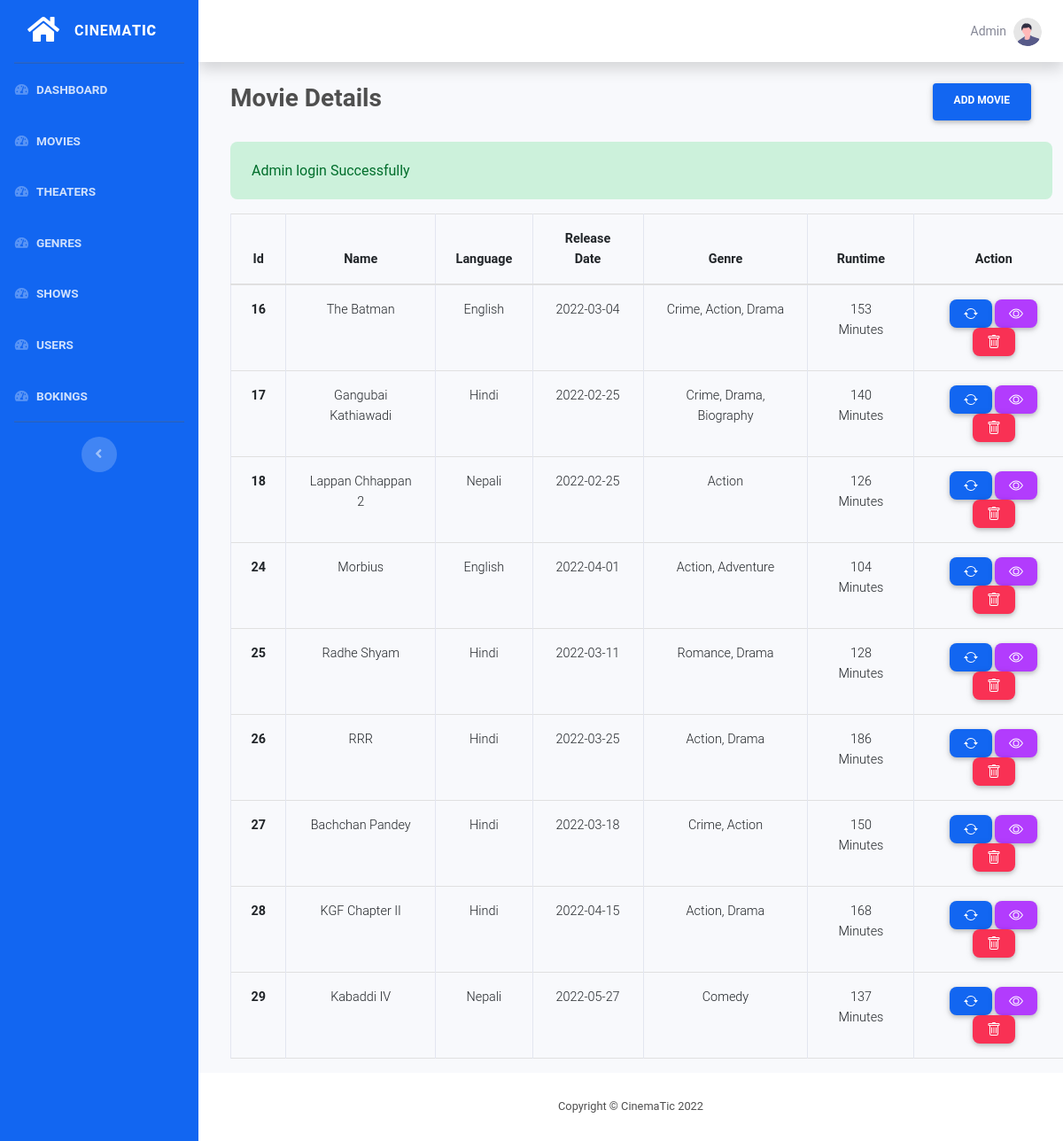
Page /admin/movie/index.php (signed in) on the committed database.
### tables this page shows
CREATE TABLE `movie` (
  `id` int(11) NOT NULL,
  `name` varchar(100) NOT NULL,
  `language` varchar(10) NOT NULL,
  `release_date` date NOT NULL,
  `image` varchar(200) DEFAULT NULL,
  `image_cover` varchar(200) NOT NULL,
  `runtime` varchar(10) DEFAULT NULL
);

CREATE TABLE `genre_movie` (
  `id` int(11) NOT NULL,
  `genre_id` int(11) NOT NULL,
  `movie_id` int(11) NOT NULL
);

CREATE TABLE `genre` (
  `id` int(11) NOT NULL,
  `name` varchar(30) NOT NULL
);

### functions/functions.php (called while the page is built, shortened)
<?php
function hasSuccess()
{
    return !empty($_SESSION['success']);
}
function getSuccess()
{
    $msg = $_SESSION['success'] ?? '';
    return $msg;
}

### functions/db.php (called while the page is built, shortened)
<?php
function pdo()
{
    $dbhost = "localhost";
    $dbname = "mtbs";
    $dbuser = "root";
    $dbpass = "";
    $options = [
        PDO::ATTR_DEFAULT_FETCH_MODE => PDO::FETCH_ASSOC
    ];
    $dsn = "mysql:host=" . $dbhost . ";dbname=" . $dbname;
    try {
        $pdo = new PDO($dsn, $dbuser, $dbpass, $options);
    } catch (PDOException $e) {
        die("Cannot Connect to Database: " . $e->getMessage());
    }
    return $pdo;
}
function where($table, $col, $opr, $val, $all = true)
{
    $pdo = pdo();
    $stmt = $pdo->prepare("SELECT * FROM $table WHERE $col $opr ?");
    $stmt->execute([$val]);
    if ($all) {
        return $stmt->fetchAll();
    }
    return $stmt->fetch();
}
function find($table, $id)
{
    return where($table, 'id', '=', $id, false);
}
function all($table)
{
    $pdo = pdo();
    $stmt = $pdo->prepare("SELECT * FROM $table");
    $stmt->execute();
    return $stmt->fetchAll();
}

### admin/movie/index.php (the view, shortened to what this page needs)
<?php
$result = all('movie');
include  __DIR__ . "/../components/header.php";
include  __DIR__ . "/../components/sidebar.php";
?>
<div class="container-fluid">
    <div class="d-flex m-4 justify-content-between mb-4">
        <h3 class="font-weight-bold">Movie Details</h3>
        <a href="./create.php" class="btn btn-primary px-4 font-weight-bold">Add Movie</a>
    </div>
    <?php if (hasSuccess()) : ?>
        <div id="success" class="ml-4 alert alert-success">
            <?php echo getSuccess(); ?>
        </div>
    <?php endif; ?>
    <table class="table mx-4 table-responsive-md table-bordered">
        <thead>
            <tr>
                <th class="font-weight-bold text-center">Id</th>
                <th class="font-weight-bold text-center">Name</th>
                <th class="font-weight-bold text-center">Language</th>
                <th class="font-weight-bold text-center">Release Date</th>
                <th class="font-weight-bold text-center">Genre</th>
                <th class="font-weight-bold text-center">Runtime</th>
                <th class="font-weight-bold text-center">Action</th>
            </tr>
        </thead>
        <tbody>
            <?php foreach ($result as $key) :
                $runtime = $key['runtime'] . " Minutes";
            ?>
                <tr>
                    <td class="font-weight-bold"><?php echo $key['id']; ?></td>
                    <td class="text-center"><?php echo $key['name']; ?></td>
                    <td class="text-center"><?php echo $key['language']; ?></td>
                    <td class="text-center"><?php echo $key['release_date']; ?></td>
                    <td class="text-center"><?php
                                            $genres = where('genre_movie', 'movie_id', '=', $key['id']);
                                            $total_genre = count($genres);
                                            $i = 1;
                                            foreach ($genres as $g) {
                                                $genre = find('genre', $g['genre_id']);
                                                echo $genre['name'];
                                                if ($i != $total_genre) echo ", ";
                                                $i++;
                                            }
                                            ?></td>
                    <td class="text-center"><?php echo $runtime; ?></td>
                    <td class="text-center">
                        <a class="btn btn-primary btn-sm rounded-5" style="height: 2rem;" href="./edit.php?id=<?php echo $key['id']; ?>">
                        </a>
                        <a class="btn btn-secondary btn-sm rounded-5" style="height: 2rem;" href="./show.php?id=<?php echo $key['id']; ?>">
                        </a>
                        <a class="btn btn-danger btn-sm rounded-5" style="height: 2rem;" onclick="confirmDelete(<?php echo $key['id']; ?>)">
                        </a>
                    </td>
                </tr>
            <?php endforeach;  ?>
        </tbody>
    </table>
</div>
</div>
<?php include "../components/footer.php"; ?>

### admin/components/header.php (style rules this page uses)
html { scrollbar-width: thin; }

### rows in the picture
movie: id "16", name "The Batman", language "English", release_date "2022-03-04", runtime "153 Minutes"
genre_movie: genre.name "Crime"
genre_movie: genre.name "Action"
genre_movie: genre.name "Drama"
movie: id "17", name "Gangubai Kathiawadi", language "Hindi", release_date "2022-02-25", runtime "140 Minutes"
genre_movie: genre.name "Crime"
genre_movie: genre.name "Drama"
genre_movie: genre.name "Biography"
movie: id "18", name "Lappan Chhappan 2", language "Nepali", release_date "2022-02-25", runtime "126 Minutes"
genre_movie: genre.name "Action"
movie: id "24", name "Morbius", language "English", release_date "2022-04-01", runtime "104 Minutes"
genre_movie: genre.name "Action"
genre_movie: genre.name "Adventure"
movie: id "25", name "Radhe Shyam", language "Hindi", release_date "2022-03-11", runtime "128 Minutes"
genre_movie: genre.name "Romance"
genre_movie: genre.name "Drama"
movie: id "26", name "RRR", language "Hindi", release_date "2022-03-25", runtime "186 Minutes"
genre_movie: genre.name "Action"
genre_movie: genre.name "Drama"
movie: id "27", name "Bachchan Pandey", language "Hindi", release_date "2022-03-18", runtime "150 Minutes"
genre_movie: genre.name "Crime"
genre_movie: genre.name "Action"
movie: id "28", name "KGF Chapter II", language "Hindi", release_date "2022-04-15", runtime "168 Minutes"
genre_movie: genre.name "Action"
genre_movie: genre.name "Drama"
movie: id "29", name "Kabaddi IV", language "Nepali", release_date "2022-05-27", runtime "137 Minutes"
genre_movie: genre.name "Comedy"

### other values in the picture
getSuccess() "Admin login Successfully"
